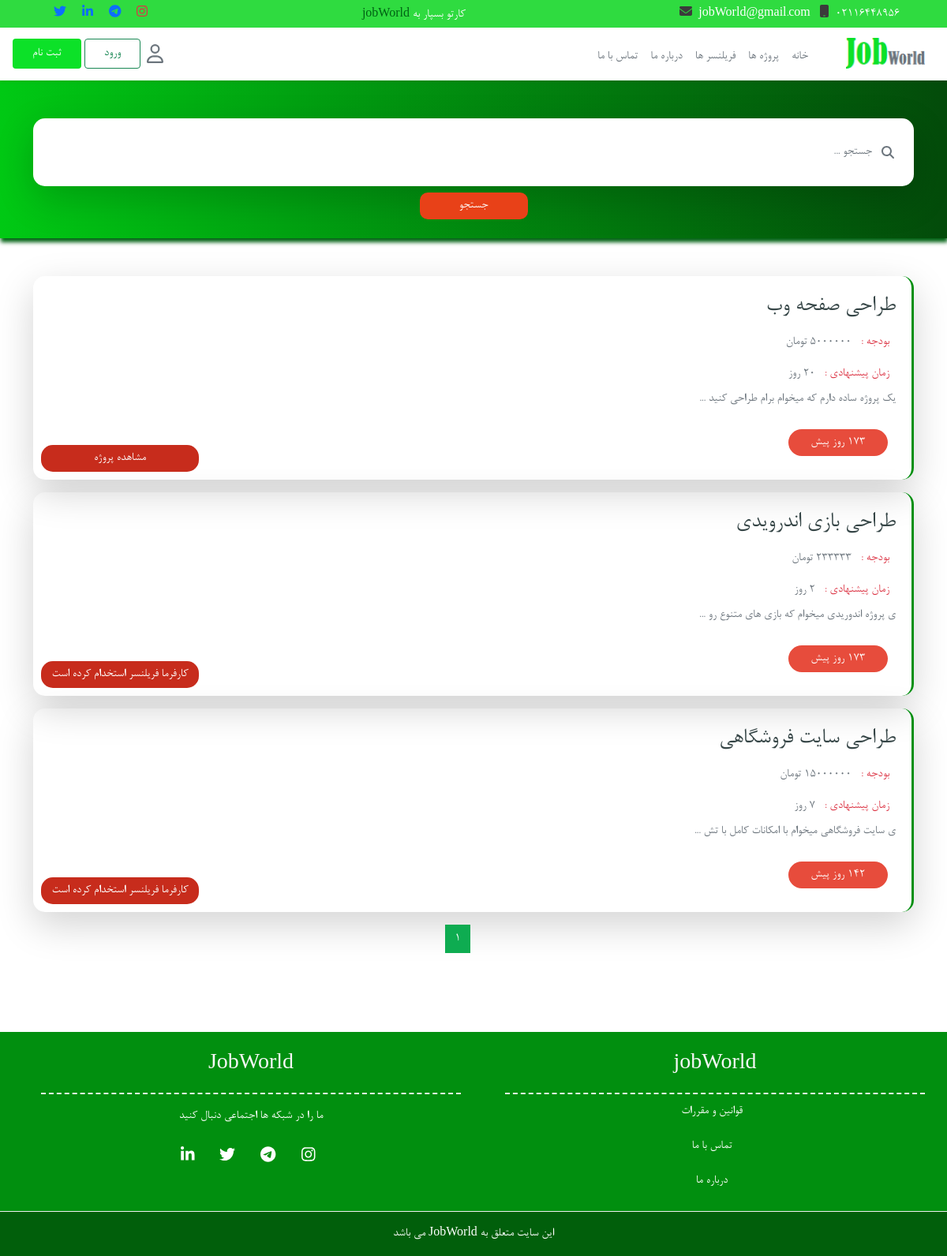
The app's page /jobWorld/show-projects with its own data.
### tables this page shows
CREATE TABLE `websetting` (
  `id` int(10) UNSIGNED NOT NULL,
  `title` varchar(255) NOT NULL,
  `description` text NOT NULL,
  `title_header` varchar(255) DEFAULT NULL,
  `description_header` varchar(255) DEFAULT NULL,
  `keywords` text DEFAULT NULL,
  `logo` text DEFAULT NULL,
  `icon` text DEFAULT NULL,
  `background_head` text NOT NULL,
  `phone` varchar(12) NOT NULL,
  `email` varchar(120) NOT NULL,
  `instagram` varchar(120) NOT NULL,
  `telegram` varchar(120) NOT NULL,
  `twitter` varchar(120) NOT NULL,
  `linkedin` varchar(120) NOT NULL,
  `created_at` datetime NOT NULL,
  `updated_at` datetime DEFAULT NULL
);

CREATE TABLE `menus` (
  `id` int(10) UNSIGNED NOT NULL,
  `name` varchar(120) NOT NULL,
  `url` varchar(255) NOT NULL,
  `parent_id` int(11) UNSIGNED DEFAULT NULL,
  `created_at` datetime NOT NULL,
  `updated_at` datetime DEFAULT NULL
);

CREATE TABLE `projects` (
  `id` int(10) UNSIGNED NOT NULL,
  `title` varchar(255) NOT NULL,
  `budget` decimal(11,0) NOT NULL,
  `suggested_time` int(10) UNSIGNED NOT NULL,
  `time_expire` int(11) NOT NULL,
  `description` text NOT NULL,
  `tags` varchar(255) DEFAULT NULL,
  `status` tinyint(4) NOT NULL DEFAULT 1 COMMENT '1 => open, 2 => completed , 3 => assigned',
  `image` text DEFAULT NULL,
  `freelancer_id` int(11) NOT NULL,
  `user_id` int(10) UNSIGNED NOT NULL,
  `cat_id` int(10) UNSIGNED NOT NULL,
  `file` text DEFAULT NULL,
  `created_at` datetime NOT NULL,
  `updated_at` datetime DEFAULT NULL
);

### activites/Project/Project.php (called while the page is built, shortened)
<?php
class Project extends Auth
{
    public function index()
    {
        $db = new Database();
        $setting = $db->select('SELECT * FROM websetting')->fetch();
        $menus = $db->select('SELECT * FROM menus ')->fetchAll();
        $page = isset($_GET['page']) ? (int)$_GET['page'] : 1;
        $offset = ($page - 1) * 5;
        $projects = $db->select('SELECT * FROM projects Limit 5 offset ' . $offset)->fetchAll();
        $totalProjects = $db->select('SELECT count(*) FROM projects where status = 1')->fetchColumn();
        $totalPages = ceil($totalProjects / 5);
        require_once(BASE_PATH . '/tamplate/App/projects/show-projects.php');
    }
}

### index.php (called while the page is built, shortened)
<?php
function uri($reservedUrl, $class, $method, $requestMethod = 'GET')
{
    $currentUrl = explode('?', currentUrl())[0];
    $currentUrl =  str_replace(CURRENT_DOMAIN, '', $currentUrl);
    $currentUrl = trim($currentUrl, '/');
    $currentUrlArray = explode('/', $currentUrl);
    $currentUrlArray = array_filter($currentUrlArray);
    $reservedUrl = trim($reservedUrl, '/');
    $reservedUrlArray = explode('/', $reservedUrl);
    $reservedUrlArray = array_filter($reservedUrlArray);
    if (sizeof($currentUrlArray) != sizeof($reservedUrlArray) || methodFiled() != $requestMethod) {
        return false;
    }
    $parameters = [];
    for ($key = 0; $key < sizeof($currentUrlArray); $key++) {
        if ($reservedUrlArray[$key][0] == '{' && $reservedUrlArray[$key][strlen($reservedUrlArray[$key]) - 1] == "}") {
            array_push($parameters, $currentUrlArray[$key]);
        } else if ($reservedUrlArray[$key] !== $currentUrlArray[$key]) {
            return false;
        }
    }
    $object = new $class;
    call_user_func_array(array($object, $method), $parameters);
    exit();
}
require_once('database/Database.php');
require_once('activites/Admin/Project.php');
require_once('activites/Admin/Project.php');
require_once('activites/project/Project.php');
function protocol()
{
    return stripos($_SERVER['SERVER_PROTOCOL'], 'https') === true ? 'https://' : 'http://';
}
function currentDomain()
{
    return protocol() . $_SERVER['HTTP_HOST'];
}
function asset($src)
{
    return trim(CURRENT_DOMAIN, '/ ') . '/' . trim($src, '/ ');
}
function url($url)
{
    return trim(CURRENT_DOMAIN, '/ ') . '/' . trim($url, '/ ');
}
function currentUrl()
{
    return trim(currentDomain(), '/ ') . $_SERVER['REQUEST_URI'];
}
function methodFiled()
{
    return $_SERVER['REQUEST_METHOD'];
}
uri('/show-projects', 'Project\Project', 'index');

### database/Database.php (called while the page is built, shortened)
<?php
class Database
{
    private $connection;
    private $dbHost = DB_HOST;
    private $dbUsername = DB_USERNAME;
    private $dbPassword = DB_PASSWORD;
    private $dbName = DB_NAME;
    private $options = array(PDO::ATTR_ERRMODE => PDO::ERRMODE_EXCEPTION, PDO::ATTR_DEFAULT_FETCH_MODE => PDO::FETCH_ASSOC, PDO::MYSQL_ATTR_INIT_COMMAND => 'SET NAMES utf8');
    public function __construct()
    {
        try {
            $this->connection = new PDO('mysql:host=' . $this->dbHost . ';dbname=' . $this->dbName, $this->dbUsername, $this->dbPassword, $this->options);
        } catch (PDOException $e) {
            echo 'error -> ' . $e->getMessage();
            exit();
        }
    }
    public function select($sql, $values = null)
    {
        try {
            $stmt = $this->connection->prepare($sql);
            if ($values == null) {
                $stmt->execute();
            } else {
                $stmt->execute([$values]);
            }
            return $stmt;
        } catch (PDOException $e) {
            echo 'error -> ' . $e->getMessage();
            return false;
        }
    }
}

### tamplate/App/projects/show-projects.php (the view, shortened to what this page needs)
<?php require_once(BASE_PATH . '/tamplate/App/layouts/header.php')  ?>
<section class="search-box">
    <div class="container">
        <div class="row">
            <form action="<?= url('search-projects/') ?>" method="post">
                <div class="search-box-content mt-5 shadow-lg">
                    <div class="search-input d-flex align-items-center ">
                        <i class="fa fa-search text-muted"></i>
                        <input class="form-control" type="search" placeholder="جستجو ..." name="search">
                    </div>
                </div>
                <div class="btn-search text-center mt-2">
                    <button type="submit">جستجو</button>
                </div>
            </form>
        </div>
    </div>
</section>
<section class="list-projects mt-5">
    <div class="container">
        <?php if (empty($request['name']) && empty($request['price'])) {
            foreach ($projects as $project) { ?>
                <div class="card-projects shadow-lg mt-3">
                    <div class="row">
                        <div class="col-lg-6">
                            <div class="card-projects-desc">
                                <h1><?= $project['title'] ?></h1>
                                <span class="text-danger p-2">بودجه : <span class="text-muted px-2"><?= $project['budget'] ?>
                                        تومان</span></span>
                                <span class="text-danger p-2"> زمان پیشنهادی : <span class="text-muted px-2">
                                        <?= $project['suggested_time'] ?>
                                        روز</span></span>
                                <p class="text-muted"> <?= substr($project['description'], 0, 80) . ' ...' ?>
                                </p>
                                <div class="date-projects w-25">
                                    <span><?php $createdDate = new DateTime($project['created_at']);
                                            $today = new DateTime();
                                            $interval = $today->diff($createdDate);
                                            if ($interval->days === 0) {
                                                echo 'امروز';
                                            } else {
                                                echo $interval->days . " روز پیش ";
                                            } ?></span>
                                </div>
                            </div>
                        </div>
                        <div class="col-lg-6">
                            <div class="btn-projects ">
                                <?php if ($project['status'] == 1) { ?>
                                    <a href="<?= url('view-project/' . $project['id']) ?>">مشاهده پروژه</a>
                                <?php } else if ($project['status'] == 3) { ?>
                                    <a href="#" class="disabled">کارفرما فریلنسر استخدام کرده است</a>
                                <?php } ?>
                            </div>
                        </div>
                    </div>
                </div>
            <?php }
        } ?>
        <nav aria-label="Page navigation example">
            <ul class="pagination justify-content-center mt-3">
                <?php for ($i = 1; $i <= $totalPages; $i++): ?>
                    <li class="page-item"><a class="page-link" href="?page=<?php echo $i; ?>"><?php echo $i; ?></a></li>
                <?php endfor; ?>
            </ul>
        </nav>
</section>
<?php require_once(BASE_PATH . '/tamplate/App/layouts/footer.php') ?>

### tamplate/App/layouts/header.php (shortened to what this page needs)
<!DOCTYPE html>
<html lang="en">
<head>
    <link rel="stylesheet" href="<?= asset('public/css/style.css') ?>">
    <link rel="stylesheet" href="<?= asset('public/css/responsive.css') ?>">
    <link rel="stylesheet" href="<?= asset('public/css/all.min.css') ?>">
    <link rel="stylesheet" href="<?= asset('public/css/bootstrap.min.css') ?>">
    <link rel="stylesheet" href="<?= asset('public/css/animate.css') ?>">
    <link rel="stylesheet" href="<?= asset('public/css/owl.carousel.min.css') ?>">
    <link rel="stylesheet" href="<?= asset('public/css/owl.theme.default.min.css') ?>">
    <link rel="stylesheet" href="<?= asset('public/jalalidatepicker/persian-datepicker.min.css') ?>">
</head>
<body>
    <section class="nav-top d-none d-md-block" style="background-color: #2FDB40 !important;">
        <div class="container-fluid">
            <div class=" d-flex justify-content-between mx-5 justify-content-center align-items-center py-1">
                <div class="nav-top-contact">
                    <span class="text-white "><?= $setting['phone'] ?><i class="fa fa-mobile mx-2"></i></span>
                    <span class="text-white"><?= $setting['email'] ?><i class="fa fa-envelope mx-2"></i></span>
                </div>
                <div class="nav-top-logo d-none d-md-block">
                    <span class="text-white">کارتو بسپار به <span
                            class="logo-job"><?= $setting['title'] ?></span></span>
                </div>
                <div class="nav-top-social d-none  d-lg-block">
                    <a href="<?= $setting['instagram'] ?>"><i class="fab fa-instagram  px-2 text-danger"></i></a>
                    <a href="<?= $setting['telegram'] ?>"><i class="fab fa-telegram  px-2 text-primary"></i></a>
                    <a href="<?= $setting['linkedin'] ?>"><i class="fab fa-linkedin-in  px-2 text-primary"></i></a>
                    <a href="<?= $setting['twitter'] ?>"><i class="fab fa-twitter  px-2 text-primary"></i></a>
                </div>
            </div>
        </div>
    </section>
    <nav class="navbar navbar-expand-lg  shadow-sm ">
        <div class="container-fluid">
            <a class="navbar-brand text-secondary" href="<?= url('/') ?>"><img src="<?= asset($setting['logo']) ?>"
                    alt="logo" width="100"></a>
            <div class="collapse navbar-collapse align-items-center">
                <ul class="navbar-nav mt-2 mb-2 mb-lg-0">
                    <li class="nav-item">
                        <a class="nav-link text-secondary active" aria-current="page" href="<?= url('/') ?>">خانه</a>
                    </li>
                    <?php foreach ($menus as $menu) {
                        if ($menu['parent_id'] == null) {
                    ?>
                    <li class="nav-item">
                        <a class="nav-link text-secondary" aria-current="page"
                            href="<?= url($menu['url']) ?>"><?= $menu['name'] ?>
                        </a>
                    </li>
                    <?php }
                    }
                        ?>
                </ul>
            </div>
            <div class="btn-register-login me-auto d-flex align-items-center">
                <i class="far fa-user text-secondary fa-xl ms-2 "></i>
                <?php
                if (isset($_SESSION['user'])) {
                ?>
                <?php if ($_SESSION['user'][1] == 'admin') { ?>
                <a href="<?= url('admin') ?>" class="btn-login btn px-4  ms-1 btn-outline-success">ورود به پنل
                    ادمین</a>
                <?php } else { ?>
                <a href="<?= url('panel') ?>" class="btn-login btn px-4  ms-1 btn-outline-success">ورود به پنل
                    کاربری</a>
                <?php } ?>
                <?php } else {  ?>
                <a href="<?= url('login') ?>" class="btn-login btn px-4  ms-1 btn-outline-success">ورود</a>
                <a href="<?= url('register') ?>" class="btn-register btn px-4 ms-1  text-white">ثبت نام</a>
                <?php } ?>
            </div>
        </div>
    </nav>

### public/css/style.css (style rules this page uses)
* { direction: rtl; box-sizing: border-box; font-family: 'b-nazanin'; list-style-type: none; text-decoration: none; text-align: right; box-shadow: none !important; outline: none !important; }
body { font-size: 18px; }
.logo-job { color: #006113; font-family: 'Bernard MT'; }
.nav-top-contact svg { color: #3b3b3b; }
.navbar-brand { font-family: 'Bernard MT'; }
.btn-register { background-color: #0CE128 !important; }
.btn-login { border-color: #0CE128; }
.form-control { border: none !important; background: none; }
.search-box { background: linear-gradient(90deg, #00c914, #034b0a); width: 100%; height: 200px; box-shadow: 1px 5px 5px #006113 !important; }
.search-box-content { background: white; border-radius: 15px; -webkit-border-radius: 15px; -moz-border-radius: 15px; -ms-border-radius: 15px; -o-border-radius: 15px; display: flex; align-items: center; justify-content: center; padding: 25px; }
.search-input { width: 100% !important; }
.page-item:last-child .page-link { border-top-left-radius: .25rem; border-bottom-left-radius: .25rem; border-top-right-radius: 0 !important; border-bottom-right-radius: 0 !important; color: #fff !important; }
.page-item:first-child .page-link { border-top-left-radius: 0 !important; border-bottom-left-radius: 0 !important; border-top-right-radius: .25rem; border-bottom-right-radius: .25rem; color: #fff !important; }
.page-link { background: #0EAC51 !important; border: none !important; color: #272727 !important; }
.btn-search button { padding: 5px 50px; border: none; background: #e84118; border-radius: 10px; -webkit-border-radius: 10px; -moz-border-radius: 10px; -ms-border-radius: 10px; -o-border-radius: 10px; color: white; }
.card-projects { width: 100%; height: 100%; border-right: 3px solid #008f0e; border-radius: 15px; -webkit-border-radius: 15px; -moz-border-radius: 15px; -ms-border-radius: 15px; -o-border-radius: 15px; }
.card-projects-desc { display: flex; flex-direction: column; margin: 20px; }
.card-projects-desc h1 { font-size: 30px; color: #354546; }
.date-projects { background-color: #E74C3C; text-align: center; border-radius: 20px; -webkit-border-radius: 20px; -moz-border-radius: 20px; -ms-border-radius: 20px; -o-border-radius: 20px; color: white; margin: 10px; padding: 5px; }
.btn-projects { display: flex; align-items: end; justify-content: end; flex-direction: column; height: 100%; }
.btn-projects a { background-color: #C72C1C !important; text-decoration: none; width: 200px; display: flex; align-items: center; justify-content: center; margin: 10px; color: white; border-radius: 15px; -webkit-border-radius: 15px; -moz-border-radius: 15px; -ms-border-radius: 15px; -o-border-radius: 15px; padding: 5px; transition: all 0.3s; -webkit-transition: all 0.3s; -moz-transition: all 0.3s; -ms-transition: all 0.3s; -o-transition: all 0.3s; }

### records on screen
websetting: phone "02116448956", email "jobWorld@gmail.com", title "jobWorld", logo (picture)
menus: name "پروژه ها"
menus: name "فریلنسر ها"
menus: name "درباره ما"
menus: name "تماس با ما"
projects: title "طراحی صفحه وب", budget "5000000", suggested_time "20", description "یک پروژه ساده دارم که میخوام برام طراحی کنید"
projects: title "طراحی بازی اندرویدی", suggested_time "2", description "ی پروژه اندوریدی میخوام که بازی های متنوع رو", status "کارفرما فریلنسر استخدام کرده است"
projects: title "طراحی سایت فروشگاهی", suggested_time "7", description "ی سایت فروشگاهی میخوام با امکانات کامل با تش", status "کارفرما فریلنسر استخدام کرده است"
